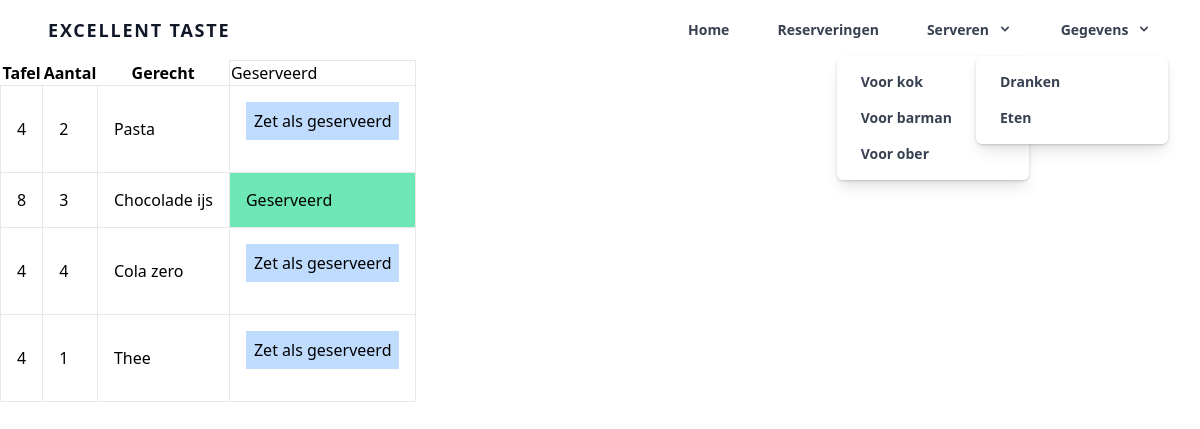
Page /views/ober.php on the committed database.
### tables this page shows
CREATE TABLE bestellingen (
	id int(11) AUTO_INCREMENT PRIMARY KEY not null,
    reservering_id int(11) not null,
    menuitem_id int(11) not null,
    aantal int(11) null,
    geserveerd boolean DEFAULT 0
);

CREATE TABLE reserveringen (
	id int(11) AUTO_INCREMENT PRIMARY KEY not null,
    tafel int(11) null,
    datum DATE not null,
    tijd TIME not null,
    klant_id int(11) not null,
    aantal int(11) not null,
    status tinyint(4) not null DEFAULT 1,
    datum_toegoevoegd TIMESTAMP DEFAULT CURRENT_TIMESTAMP,
    aantal_k int(11) DEFAULT 0,
    allergieen text null,
    opmerkingen text null
);

CREATE TABLE menuitems (
	id int(11) AUTO_INCREMENT PRIMARY KEY not null,
    code VARCHAR(4) null,
    naam varchar(30) null,
    gerechtsoort_id int(11) not null,
    prijs double not null,
    UNIQUE (id,code)
);

### src/database/db.class.php (called while the page is built)
<?php
class DB
{
    public static function connect()
    {
        $usernme = 'root';
        $password = '';
        $dsn = "mysql:host=localhost;dbname=ext;charset=utf8mb4";
        $pdo = new PDO($dsn, $usernme, $password);
        return $pdo;
    }
}

### model/Bestelling.class.php (called while the page is built, shortened)
<?php
class Bestelling extends DB {
    public static function all()
    {
        $sql = "SELECT a.id, b.tafel, a.aantal, c.naam as gerecht, a.geserveerd, e.code as cat from bestellingen a
        join reserveringen b on a.reservering_id = b.id
        join menuitems c on a.menuitem_id = c.id
        join gerechtsoorten d on c.gerechtsoort_id = d.id
        join gerechtcategorien e on d.gerechtcategorien_id = e.id;";
        $stmt = DB::connect()->prepare($sql);
        $stmt->execute();
        $data = $stmt->fetchAll(PDO::FETCH_OBJ);
        return $data;
    }
}

### controllers/BestellingController.class.php (called while the page is built, shortened)
<?php
require '../model/Bestelling.class.php';
class BestellingController {
    public function all()
    {
        return Bestelling::all();
    }
}

### views/ober.php (the view, shortened to what this page needs)
<?php
include 'navbar.php';
$bestellingController = new BestellingController();
$bestellingen = $bestellingController->all();
?>
<table>
  <tr>
    <th>Tafel</th>
    <th>Aantal</th>
    <th>Gerecht</th>
    <td>Geserveerd</td>
  </tr>
  <?php foreach ($bestellingen as $bestelling) { ?>
  <tr >
    <td class="p-4 m-5"><?php echo $bestelling->tafel; ?></td>
    <td class="p-4 m-5"><?php echo $bestelling->aantal; ?></td>
    <td class="p-4 m-5"><?php echo $bestelling->gerecht; ?></td>
    <?php if ($bestelling->geserveerd == false) { ?>
    <td class="p-4 m-5"><form action="../controllers/RequestController.php">
      <button class="m-0 bg-blue-200 hover:bg-blue-100 p-2" type="submit">Zet als geserveerd</button>
    </form></td>
    <?php } else { ?>
      <td class="bg-green-300 p-4 m-5">Geserveerd</td>
      <?php }?>
  </tr>
  <?php } ?>
</table>

### src/css/style.css (style rules this page uses)
td { border: 1px solid rgb(231, 231, 231); }

### rows in the picture
bestellingen: reserveringen.tafel "4", aantal "2", menuitem.naam "Pasta"
bestellingen: reserveringen.tafel "8", aantal "3", menuitem.naam "Chocolade ijs", geserveerd "Geserveerd"
bestellingen: reserveringen.tafel "4", aantal "4", menuitem.naam "Cola zero"
bestellingen: reserveringen.tafel "4", aantal "1", menuitem.naam "Thee"
